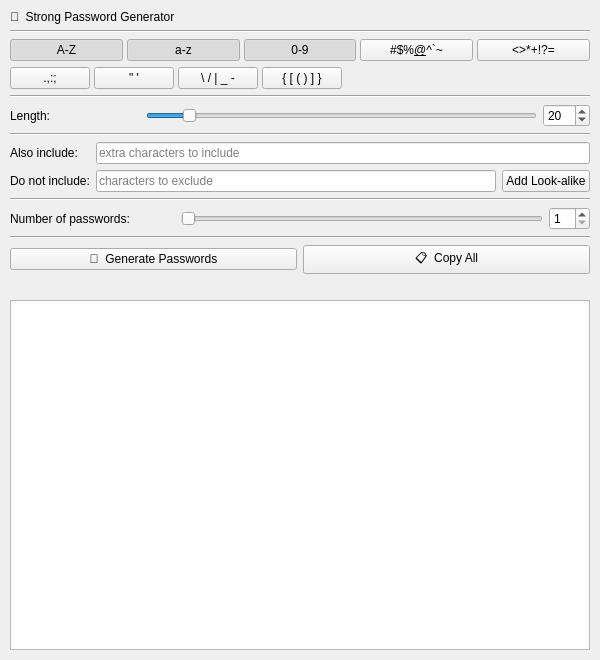
<?xml version="1.0" encoding="UTF-8"?>
<ui version="4.0">
 <class>MainWindow</class>
 <widget class="QWidget" name="MainWindow">
  <property name="geometry">
   <rect><x>0</x><y>0</y><width>600</width><height>660</height></rect>
  </property>
  <property name="minimumSize">
   <size><width>520</width><height>540</height></size>
  </property>
  <property name="windowTitle">
   <string>Strong Password Generator</string>
  </property>

  <layout class="QVBoxLayout" name="verticalLayout">
   <property name="spacing"><number>6</number></property>
   <property name="leftMargin"><number>10</number></property>
   <property name="topMargin"><number>10</number></property>
   <property name="rightMargin"><number>10</number></property>
   <property name="bottomMargin"><number>10</number></property>

   <!-- ── Title ─────────────────────────────────────────────────────────── -->
   <item>
    <widget class="QLabel" name="titleLabel">
     <property name="text"><string>🔑  Strong Password Generator</string></property>
    </widget>
   </item>
   <item>
    <widget class="QFrame" name="line1">
     <property name="frameShape"><enum>QFrame::Shape::HLine</enum></property>
     <property name="frameShadow"><enum>QFrame::Shadow::Sunken</enum></property>
    </widget>
   </item>

   <!-- ── Charset row 1 ──────────────────────────────────────────────────── -->
   <item>
    <layout class="QHBoxLayout" name="charsetRow1">
     <property name="spacing"><number>4</number></property>
     <item>
      <widget class="QPushButton" name="btnUppercase">
       <property name="text"><string>A-Z</string></property>
       <property name="checkable"><bool>true</bool></property>
       <property name="checked"><bool>true</bool></property>
      </widget>
     </item>
     <item>
      <widget class="QPushButton" name="btnLowercase">
       <property name="text"><string>a-z</string></property>
       <property name="checkable"><bool>true</bool></property>
       <property name="checked"><bool>true</bool></property>
      </widget>
     </item>
     <item>
      <widget class="QPushButton" name="btnDigits">
       <property name="text"><string>0-9</string></property>
       <property name="checkable"><bool>true</bool></property>
       <property name="checked"><bool>true</bool></property>
      </widget>
     </item>
     <item>
      <widget class="QPushButton" name="btnLogograms">
       <property name="text"><string>#$%&amp;@^`~</string></property>
       <property name="checkable"><bool>true</bool></property>
       <property name="checked"><bool>false</bool></property>
      </widget>
     </item>
     <item>
      <widget class="QPushButton" name="btnMath">
       <property name="text"><string>&lt;&gt;*+!?=</string></property>
       <property name="checkable"><bool>true</bool></property>
       <property name="checked"><bool>false</bool></property>
      </widget>
     </item>
    </layout>
   </item>

   <!-- ── Charset row 2 ──────────────────────────────────────────────────── -->
   <item>
    <layout class="QHBoxLayout" name="charsetRow2">
     <property name="spacing"><number>4</number></property>
     <item>
      <widget class="QPushButton" name="btnPunctuation">
       <property name="text"><string>.,:;</string></property>
       <property name="checkable"><bool>true</bool></property>
       <property name="checked"><bool>false</bool></property>
      </widget>
     </item>
     <item>
      <widget class="QPushButton" name="btnQuotes">
       <property name="text"><string>&quot; '</string></property>
       <property name="checkable"><bool>true</bool></property>
       <property name="checked"><bool>false</bool></property>
      </widget>
     </item>
     <item>
      <widget class="QPushButton" name="btnDashes">
       <property name="text"><string>\ / | _ -</string></property>
       <property name="checkable"><bool>true</bool></property>
       <property name="checked"><bool>false</bool></property>
      </widget>
     </item>
     <item>
      <widget class="QPushButton" name="btnBraces">
       <property name="text"><string>{ [ ( ) ] }</string></property>
       <property name="checkable"><bool>true</bool></property>
       <property name="checked"><bool>false</bool></property>
      </widget>
     </item>
     <item>
      <spacer name="charsetRow2Spacer">
       <property name="orientation"><enum>Qt::Orientation::Horizontal</enum></property>
       <property name="sizeType"><enum>QSizePolicy::Policy::Expanding</enum></property>
       <property name="sizeHint" stdset="0">
        <size><width>40</width><height>20</height></size>
       </property>
      </spacer>
     </item>
    </layout>
   </item>

   <item>
    <widget class="QFrame" name="line2">
     <property name="frameShape"><enum>QFrame::Shape::HLine</enum></property>
     <property name="frameShadow"><enum>QFrame::Shadow::Sunken</enum></property>
    </widget>
   </item>

   <!-- ── Length ──────────────────────────────────────────────────────────── -->
   <item>
    <layout class="QHBoxLayout" name="lengthLayout">
     <item>
      <widget class="QLabel" name="lengthLabel">
       <property name="text"><string>Length:</string></property>
       <property name="minimumSize"><size><width>130</width><height>0</height></size></property>
       <property name="maximumSize"><size><width>130</width><height>16777215</height></size></property>
      </widget>
     </item>
     <item>
      <widget class="QSlider" name="lengthSlider">
       <property name="minimum"><number>1</number></property>
       <property name="maximum"><number>200</number></property>
       <property name="value"><number>20</number></property>
       <property name="orientation"><enum>Qt::Orientation::Horizontal</enum></property>
      </widget>
     </item>
     <item>
      <widget class="QSpinBox" name="lengthSpin">
       <property name="minimum"><number>1</number></property>
       <property name="maximum"><number>200</number></property>
       <property name="value"><number>20</number></property>
      </widget>
     </item>
    </layout>
   </item>

   <item>
    <widget class="QFrame" name="line3">
     <property name="frameShape"><enum>QFrame::Shape::HLine</enum></property>
     <property name="frameShadow"><enum>QFrame::Shadow::Sunken</enum></property>
    </widget>
   </item>

   <!-- ── Include / Exclude ──────────────────────────────────────────────── -->
   <item>
    <layout class="QGridLayout" name="fieldsLayout">
     <property name="spacing"><number>6</number></property>
     <item row="0" column="0">
      <widget class="QLabel" name="includeLabel">
       <property name="text"><string>Also include:</string></property>
      </widget>
     </item>
     <item row="0" column="1" colspan="2">
      <widget class="QLineEdit" name="includeEdit">
       <property name="placeholderText"><string>extra characters to include</string></property>
      </widget>
     </item>
     <item row="1" column="0">
      <widget class="QLabel" name="excludeLabel">
       <property name="text"><string>Do not include:</string></property>
      </widget>
     </item>
     <item row="1" column="1">
      <widget class="QLineEdit" name="excludeEdit">
       <property name="placeholderText"><string>characters to exclude</string></property>
      </widget>
     </item>
     <item row="1" column="2">
      <widget class="QPushButton" name="btnLookalike">
       <property name="text"><string>Add Look-alike</string></property>
       <property name="toolTip">
        <string>Exclude characters that look similar: l B G I O 0 1 6 8 o | .</string>
       </property>
      </widget>
     </item>
    </layout>
   </item>

   <item>
    <widget class="QFrame" name="line4">
     <property name="frameShape"><enum>QFrame::Shape::HLine</enum></property>
     <property name="frameShadow"><enum>QFrame::Shadow::Sunken</enum></property>
    </widget>
   </item>

   <!-- ── Number of passwords ────────────────────────────────────────────── -->
   <item>
    <layout class="QHBoxLayout" name="countLayout">
     <item>
      <widget class="QLabel" name="countLabel">
       <property name="text"><string>Number of passwords:</string></property>
       <property name="minimumSize"><size><width>165</width><height>0</height></size></property>
       <property name="maximumSize"><size><width>165</width><height>16777215</height></size></property>
      </widget>
     </item>
     <item>
      <widget class="QSlider" name="countSlider">
       <property name="minimum"><number>1</number></property>
       <property name="maximum"><number>50</number></property>
       <property name="value"><number>1</number></property>
       <property name="orientation"><enum>Qt::Orientation::Horizontal</enum></property>
      </widget>
     </item>
     <item>
      <widget class="QSpinBox" name="countSpin">
       <property name="minimum"><number>1</number></property>
       <property name="maximum"><number>50</number></property>
       <property name="value"><number>1</number></property>
      </widget>
     </item>
    </layout>
   </item>

   <item>
    <widget class="QFrame" name="line5">
     <property name="frameShape"><enum>QFrame::Shape::HLine</enum></property>
     <property name="frameShadow"><enum>QFrame::Shadow::Sunken</enum></property>
    </widget>
   </item>

   <!-- ── Action buttons ─────────────────────────────────────────────────── -->
   <item>
    <layout class="QHBoxLayout" name="actionLayout">
     <item>
      <widget class="QPushButton" name="btnGenerate">
       <property name="text"><string>🔄  Generate Passwords</string></property>
      </widget>
     </item>
     <item>
      <widget class="QPushButton" name="btnCopyAll">
       <property name="text"><string>📋  Copy All</string></property>
      </widget>
     </item>
    </layout>
   </item>

   <!-- ── Status label ───────────────────────────────────────────────────── -->
   <item>
    <widget class="QLabel" name="statusLabel">
     <property name="text"><string/></property>
     <property name="wordWrap"><bool>true</bool></property>
    </widget>
   </item>

   <!-- ── Password list ──────────────────────────────────────────────────── -->
   <item>
    <widget class="QListWidget" name="passwordList">
     <property name="cursor"><cursorShape>PointingHandCursor</cursorShape></property>
     <property name="font">
      <font><family>monospace</family></font>
     </property>
     <property name="sizePolicy">
      <sizepolicy hsizetype="Expanding" vsizetype="Expanding">
       <horstretch>0</horstretch>
       <verstretch>1</verstretch>
      </sizepolicy>
     </property>
    </widget>
   </item>

  </layout>
 </widget>
 <resources/>
 <connections/>
</ui>
